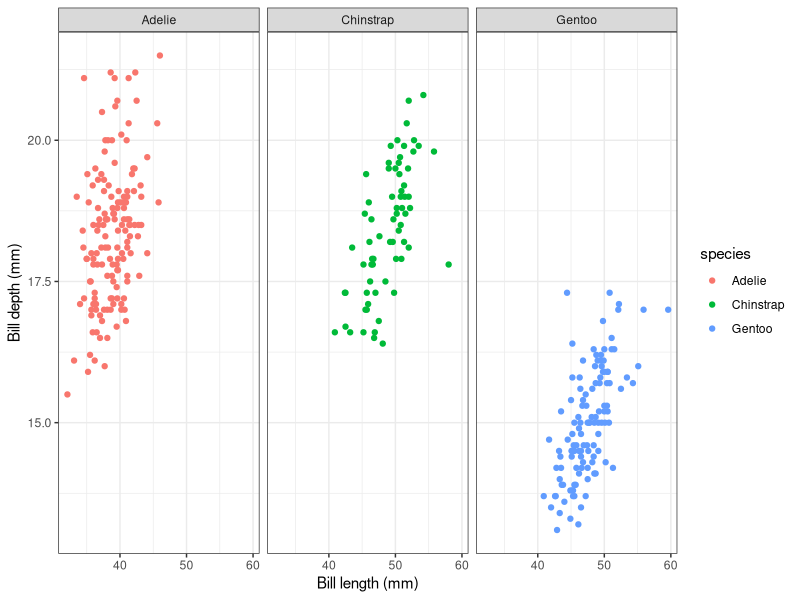

The R script that drew this image:
## ---- chunk 1
knitr::opts_chunk$set(
  echo=TRUE, message=FALSE, warning=FALSE,
  class.source="language-r", class.output="language-r"
)
## ---- chunk 2
library(tidyverse)
theme_set(theme_bw())
## ---- chunk 3
penguins <- palmerpenguins::penguins %>%
  drop_na()

glimpse(penguins)
## ---- chunk 4
new_peng <- penguins %>%
  mutate(diff1 = bill_length_mm - mean(bill_length_mm)) %>%
  group_by(species, island) %>%
  mutate(diff2 = bill_length_mm - mean(bill_length_mm)) %>%
  ungroup() %>%
  select(species, island, bill_length_mm, contains("diff"))

new_peng
## ---- chunk 5
# This is a comment though
## This isn't a comment
## ---- chunk 6
ggplot(penguins, aes(x=bill_length_mm, y=bill_depth_mm)) +
  geom_point(aes(colour=species)) +
  facet_wrap(~species, nrow=1) +
  labs(x="Bill length (mm)", y="Bill depth (mm)")
